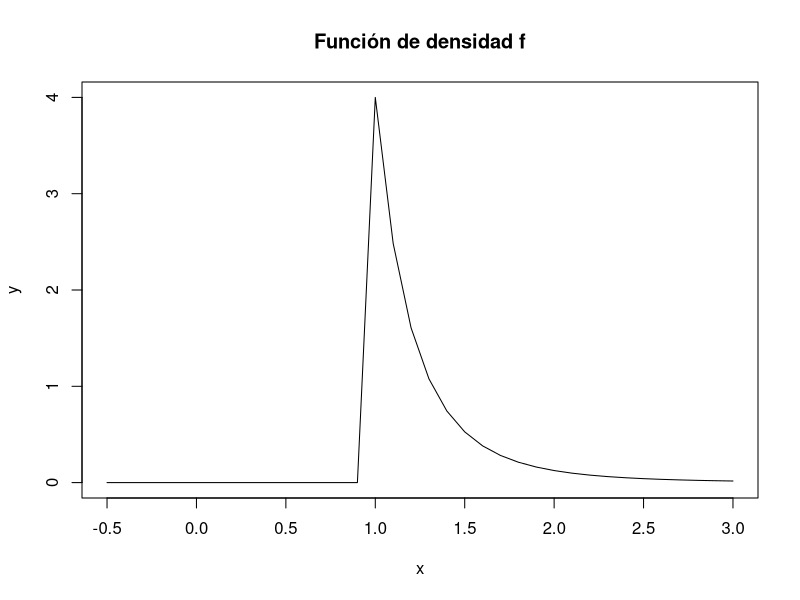
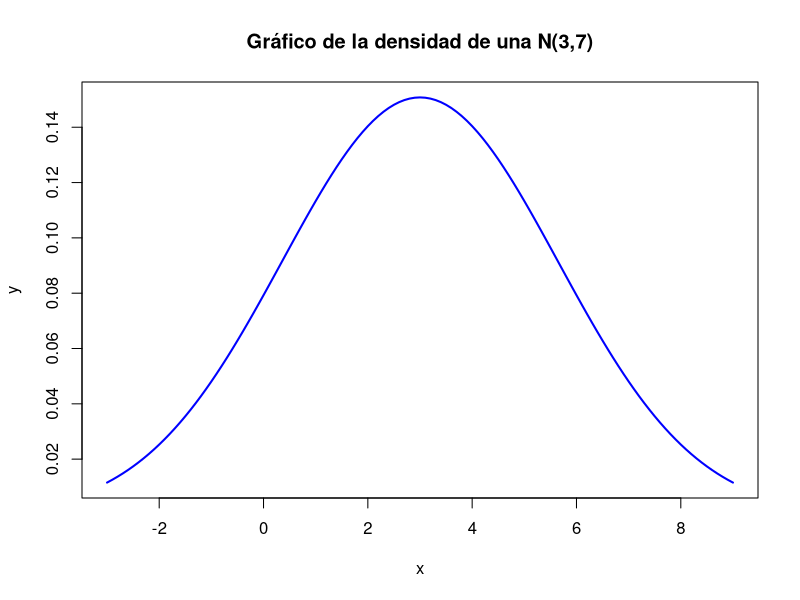
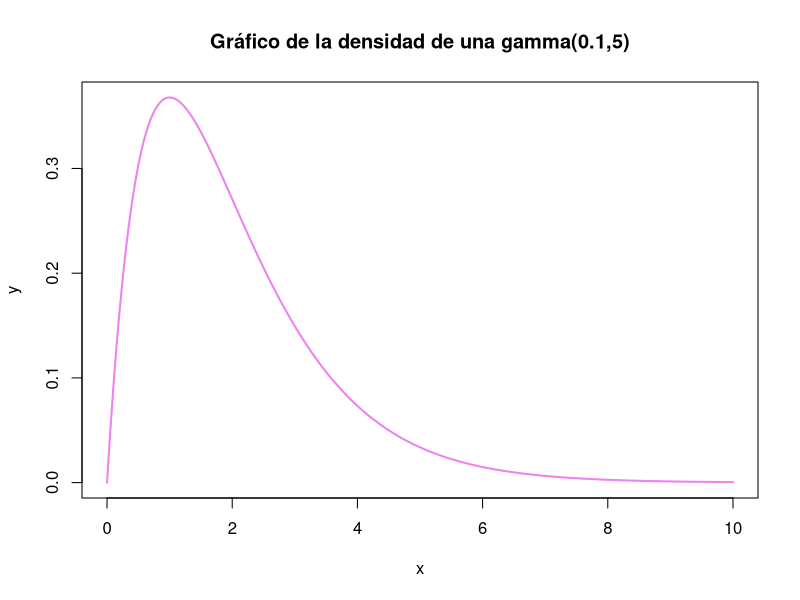
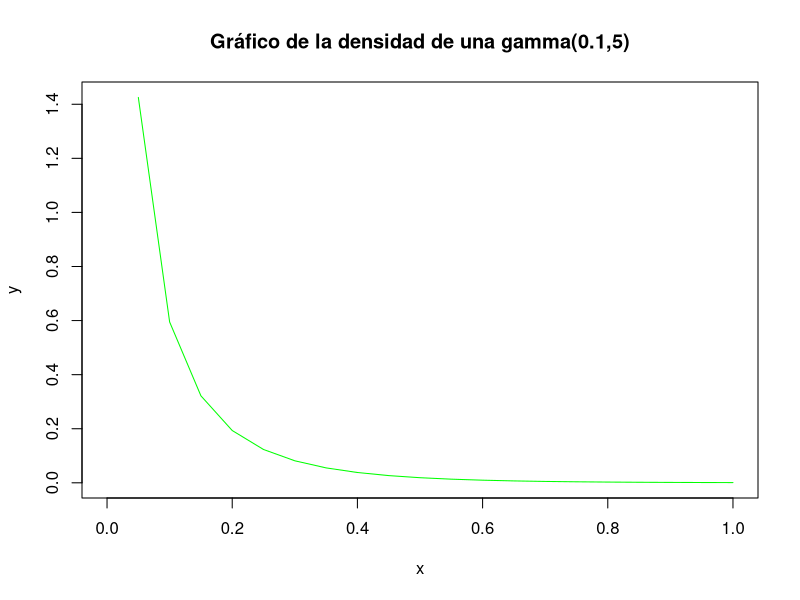
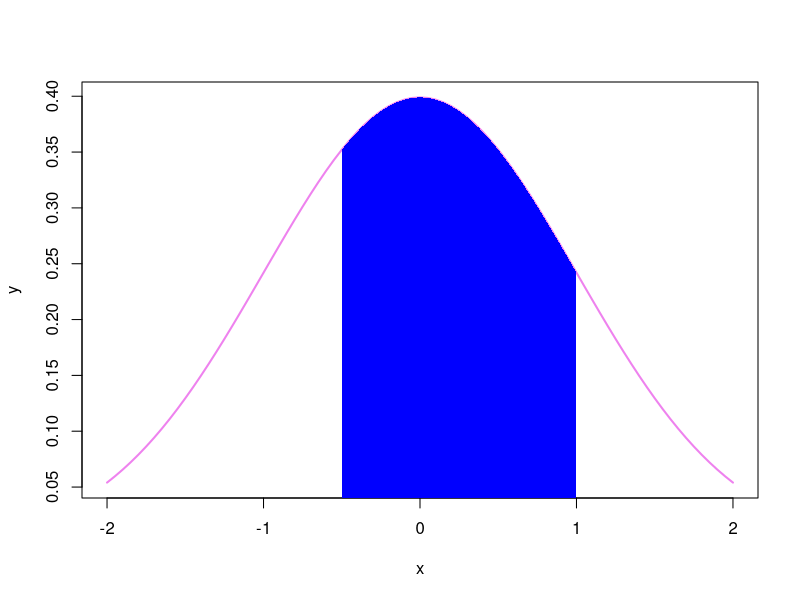
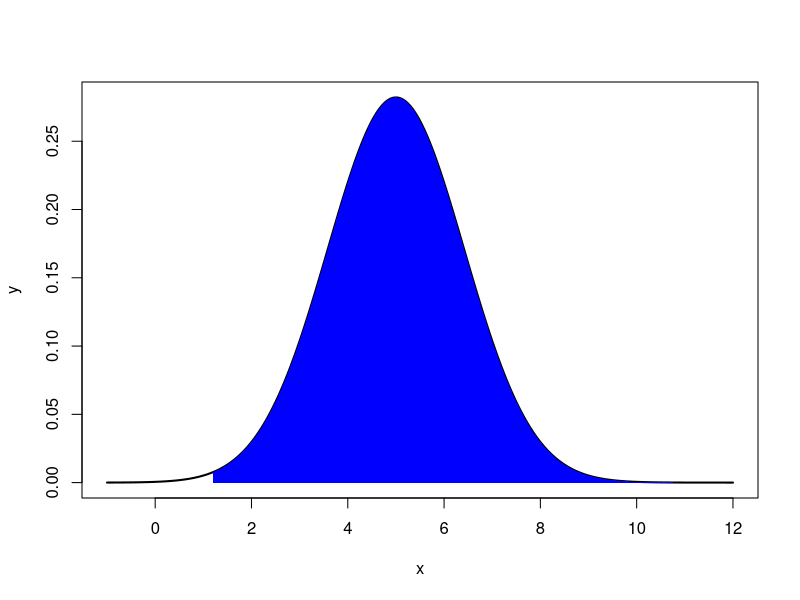

Generate these figures, in order, with R:
#---------------------------------------------
# Estadística (1937) Practico 3  del 2024
# Algunos scripts
#---------------------------------------------

# Limpiando la memoria 
rm(list=ls())


# Bibliotecas requeridas




#------------
# Ejercicio 1 
#------------

#Función de densidad

densidad <- function(x){
  if(x>=1){
    y=(4/(x^5))}
  else{
    y=0}
  return(y)
}

x <- seq(-1/2,3,0.1)# Creamos las coordenadas x e y a graficar.

y = lapply(x, densidad) 

plot(x, y, type='l', main='Función de densidad f') #type='l' produce un suavizado uniendo los puntos de la grafica con lineas.



#------------
# Ejercicio 5 
#------------


#Inciso a) 

#Densidad de la N(3,7)
x <- seq(-3,9,0.1)
y<-dnorm(x,mean=3,sd=sqrt(7)) 
plot(x,y,type = "l", main='Gráfico de la densidad de una N(3,7)', lwd = 2, col = "blue")# lw da el grosor



#Densidad de la gamma(2,1)
x<-seq(0,10,by=0.05) 
y<-dgamma(x,shape=2,scale=1/1) # shape es alpha, scale=1/lambda; o bien rate=\lambda
plot(x,y,type = "l", lwd = 2, col = "violet",  main='Gráfico de la densidad de una gamma(0.1,5)')


#Densidad de la gamma(0.1,5)
x<-seq(0,1,by=0.05) 
y<-dgamma(x,shape=0.1,scale=1/5) # shape es alpha, scale=1/lambda; o bien rate=\lambda
plot(x,y,type = "l", lwd = 1, col = "green",  main='Gráfico de la densidad de una gamma(0.1,5)')

# Para Z con distribución N(0,1), calcular y graficar la P(-0.5< Z< 1)

proba<- pnorm(1)-pnorm(-0.5)

x<-seq(-2,2,by=0.05) 
y<-dnorm(x,0,1) 
plot(x,y,type = "l", lwd = 2, col = "violet")

x2 <- seq(-0.5,1, 0.01)
y2 <-  dnorm(x2) 
x2 = c(-0.5,x2,1)
y2 = c(0,y2,0)
polygon(x2,y2, col="blue", border=NA)


# Para X con distribución N(5,2), calcular y graficar la P(X>=1.2)

proba<- 1-pnorm(1.2, mean=5, sd=sqrt(2))
proba

x<-seq(-1,12,by=0.05) 
y<-dnorm(x,mean=5, sd=sqrt(2))
 
plot(x,y,type = "l", lwd = 2, col = "black")

x2 <- seq(1.2,20, 0.01)
y2 <-  dnorm(x2,mean=5, sd=sqrt(2))
x2 = c(1.2,x2,20)
y2 = c(0,y2,0)
polygon(x2,y2, col="blue", border=NA)




# Algunos enlaces útiles:

# https://stat.ethz.ch/R-manual/R-devel/library/stats/html/Normal.html

#https://stat.ethz.ch/R-manual/R-devel/library/stats/html/GammaDist.html



